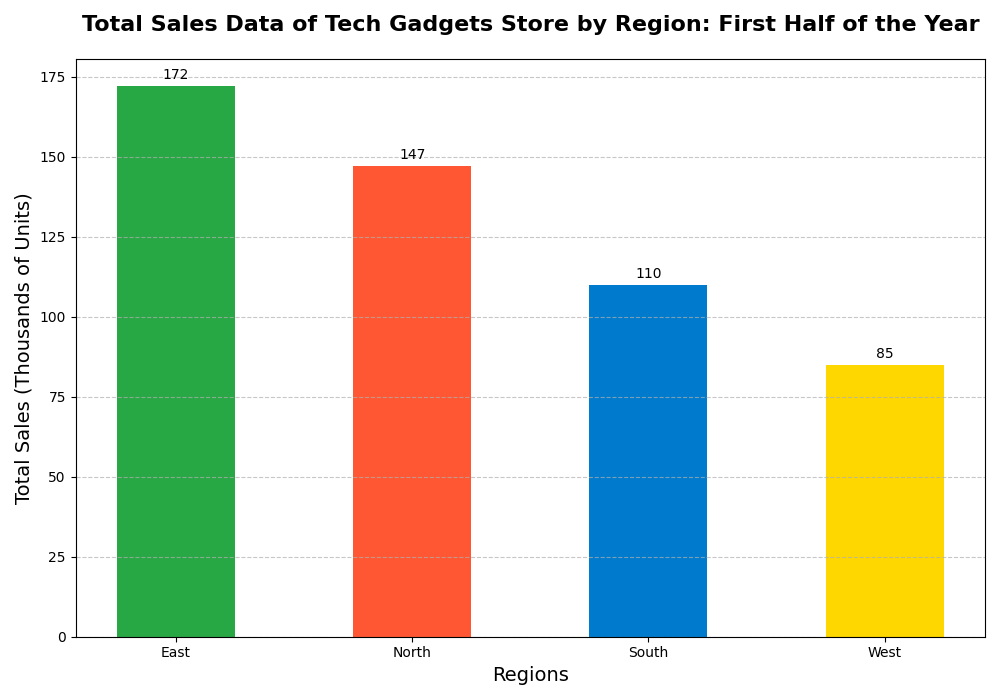

This figure's Python source:
import matplotlib.pyplot as plt
import numpy as np

# Months and regions
months = ['January', 'February', 'March', 'April', 'May', 'June']
regions = ['North', 'South', 'East', 'West']

# Sales data for each region (in thousands of units)
north_sales = [15, 20, 25, 22, 30, 35]
south_sales = [10, 15, 12, 20, 25, 28]
east_sales = [18, 22, 27, 30, 35, 40]
west_sales = [8, 12, 10, 15, 18, 22]

# Combine data and sort for sorted bar chart
total_sales = [sum(north_sales), sum(south_sales), sum(east_sales), sum(west_sales)]
sales_data = list(zip(regions, total_sales))
sorted_sales_data = sorted(sales_data, key=lambda x: x[1], reverse=True)

sorted_regions, sorted_totals = zip(*sorted_sales_data)

# Colors for the bars
colors = ['#28A745', '#FF5733', '#007ACC', '#FFD700']  # Adjusted for better contrast

# Create a figure and axis for plotting
fig, ax = plt.subplots(figsize=(10, 7))

# Plot sorted sales data as a bar chart
bar_width = 0.5
index = np.arange(len(sorted_regions))

bars = ax.bar(index, sorted_totals, bar_width, color=colors[:len(sorted_regions)], tick_label=sorted_regions)

# Add titles and labels
ax.set_title("Total Sales Data of Tech Gadgets Store by Region: First Half of the Year", fontsize=16, fontweight='bold', pad=20)
ax.set_xlabel("Regions", fontsize=14)
ax.set_ylabel("Total Sales (Thousands of Units)", fontsize=14)

# Annotate bars with their values
for bar in bars:
    height = bar.get_height()
    ax.annotate(f'{height}', xy=(bar.get_x() + bar.get_width()/2, height), xytext=(0, 3), 
                textcoords="offset points", ha='center', va='bottom', fontsize=10)

# Add gridlines for better readability
ax.yaxis.grid(True, linestyle='--', alpha=0.7)

# Adjust layout to prevent clipping of labels and titles
plt.tight_layout()

# Display the plot
plt.show()
